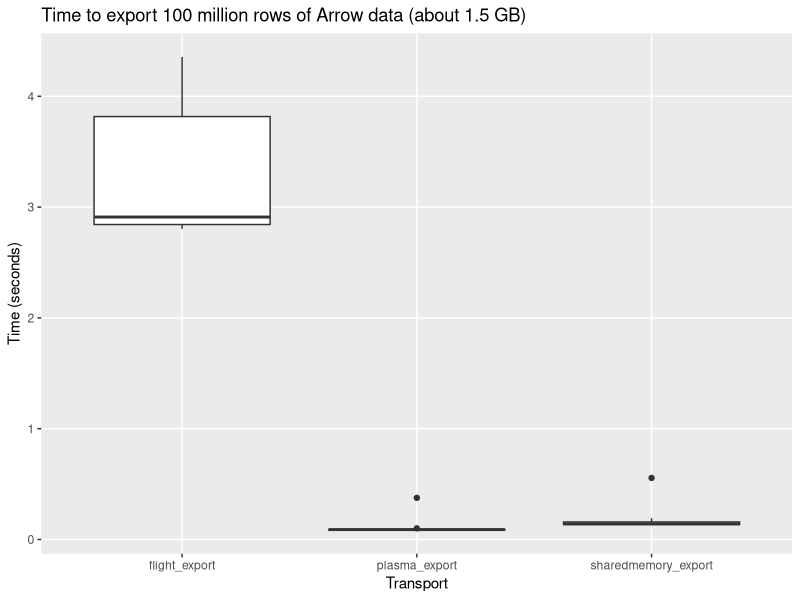
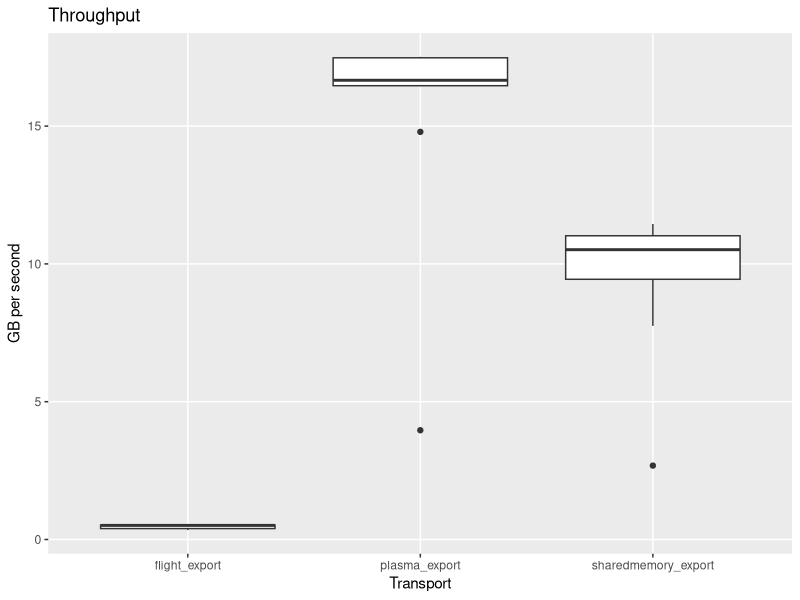
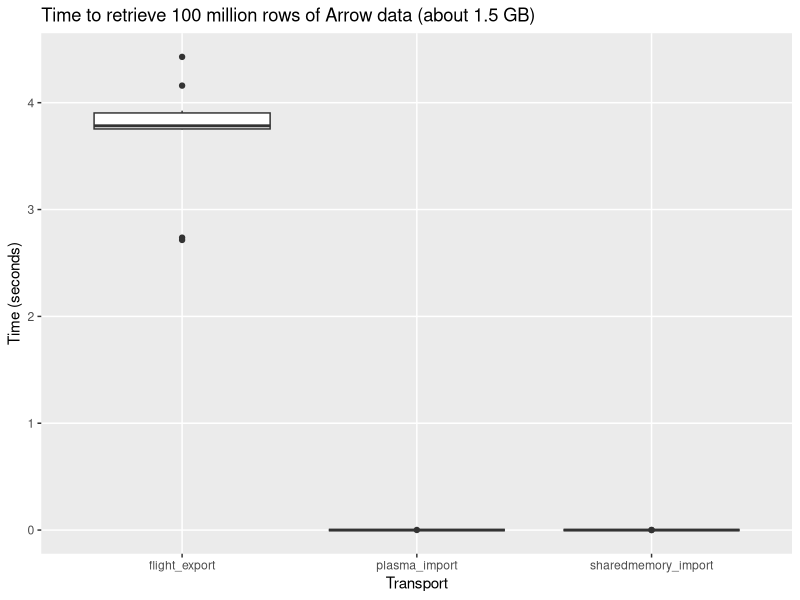

Write R code to recreate these figures, in order.
## ---- chunk 1
#| output: false
library(readr)
library(ggplot2)
library(dplyr)
share_data <- read_csv("share_results.csv", col_names=c("name", "time", "size_bytes")) %>%
    mutate(gbps = (size_bytes / 1024 / 1024 / 1024) / time)
retrieve_data <- read_csv("retrieve_results.csv", col_names=c("name", "time"))
## ---- chunk 2
ggplot(share_data, aes(x = name, y = time)) +
    geom_boxplot() + 
    scale_y_continuous(min = 0) + 
    labs(
        title="Time to export 100 million rows of Arrow data (about 1.5 GB)",
        x = "Transport",
        y = "Time (seconds)"
    )
## ---- chunk 3
ggplot(share_data, aes(x = name, y = gbps)) +
    geom_boxplot() + 
    scale_y_continuous(min = 0) + 
    labs(
        title="Throughput",
        x = "Transport",
        y = "GB per second"
    )
## ---- chunk 4
share_data %>%
    group_by(name) %>%
    summarise(
        avg_time_sec = mean(time),
        min_time_sec = min(time),
        avg_gbps = mean(gbps),
        max_gbps = max(gbps)
    )
## ---- chunk 5
ggplot(retrieve_data, aes(x = name, y = time)) +
    geom_boxplot() + 
    scale_y_continuous(min = 0) + 
    labs(
        title="Time to retrieve 100 million rows of Arrow data (about 1.5 GB)",
        x = "Transport",
        y = "Time (seconds)"
    )
## ---- chunk 6
retrieve_data %>%
    group_by(name) %>%
    summarise(
        avg_time_sec = mean(time),
        min_time_sec = min(time),
    )
